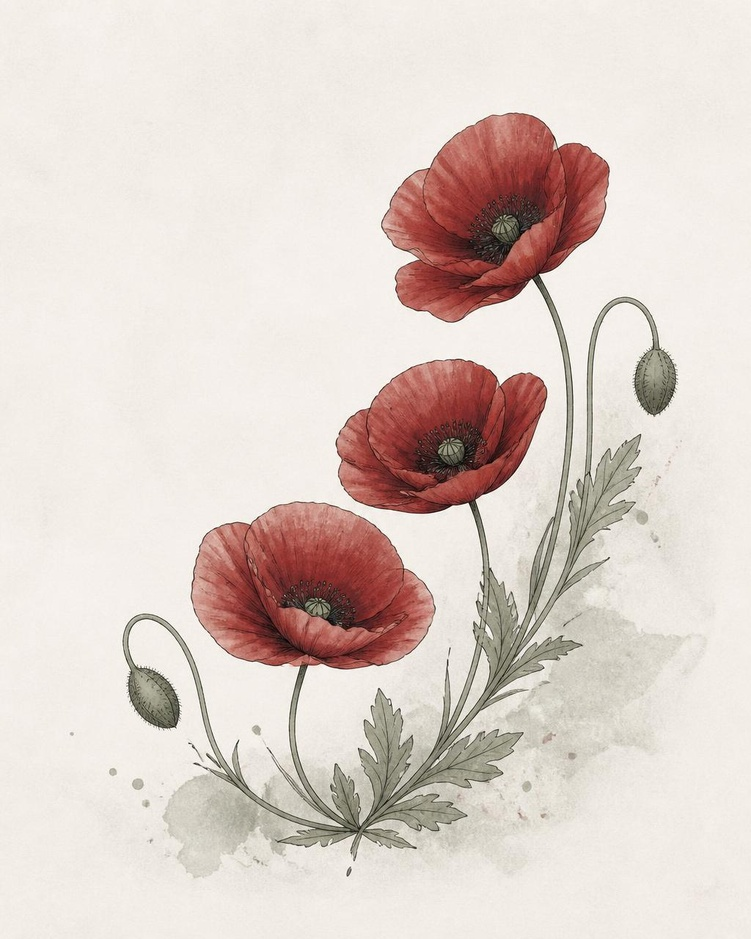
#> input picture src/assets/hero/poppy-hero-02.jpg, 751 x 939 px, shrunk from 1024 x 1280 before the run
$ python make_transparent_hero.py
#> lines starting #> are read from the running program, lines starting #| are printed output that depends on the picture
from pathlib import Path

import numpy as np
from PIL import Image, ImageFilter

ROOT = Path(__file__).resolve().parents[1]
SOURCE = ROOT / "src" / "assets" / "hero" / "poppy-hero-02.jpg"
TARGET = ROOT / "src" / "assets" / "hero" / "poppy-hero-02-transparent.png"

image = Image.open(SOURCE).convert("RGB")
#> image is the input picture: PIL image 751x939 RGB; mean R, G, B 222, 209.2, 202.4
rgb = np.asarray(image, dtype=np.float32) / 255.0

# The paper tone is sampled from clean corner regions, so the botanical
# watercolour remains intact while the warm JPG background becomes alpha.
corner = 96
samples = np.concatenate(
    [
        rgb[:corner, :corner].reshape(-1, 3),
        rgb[:corner, -corner:].reshape(-1, 3),
        rgb[-corner:, :corner].reshape(-1, 3),
        rgb[-corner:, -corner:].reshape(-1, 3),
    ]
)
paper = np.percentile(samples, 90, axis=0)
#> paper = [0.957, 0.937, 0.914]

raw_alpha = np.max(np.clip((paper - rgb) / np.maximum(paper, 1e-6), 0.0, 1.0), axis=2)
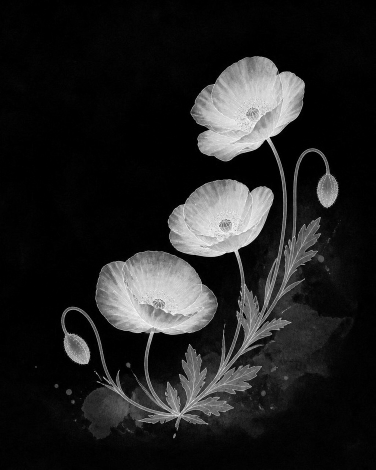
#> raw_alpha: shape (939, 751) float64 (shown at 1/2 size); min 0, max 1, mean 0.134
alpha = np.clip((raw_alpha - 0.025) / 0.975, 0.0, 1.0)
alpha = np.power(alpha, 0.82)
alpha_image = Image.fromarray(np.uint8(alpha * 255), mode="L").filter(ImageFilter.GaussianBlur(0.45))
alpha = np.asarray(alpha_image, dtype=np.float32) / 255.0

safe_alpha = np.maximum(alpha[..., None], 1 / 255)
foreground = (rgb - paper * (1.0 - safe_alpha)) / safe_alpha
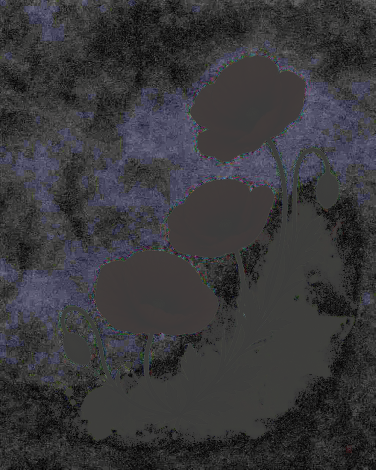
#> foreground: shape (939, 751, 3) float64 (shown at 1/2 size); mean R, G, B -0.158, -0.207, 0.0504; drawn with min black and max white
foreground = np.clip(foreground, 0.0, 1.0)
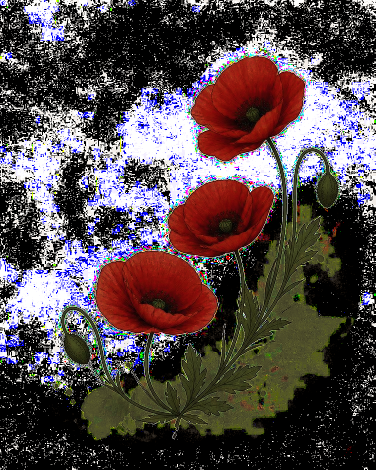
#> foreground: shape (939, 751, 3) float64 (shown at 1/2 size); mean R, G, B 0.338, 0.292, 0.297

rgba = np.dstack((np.uint8(foreground * 255), np.uint8(alpha * 255)))
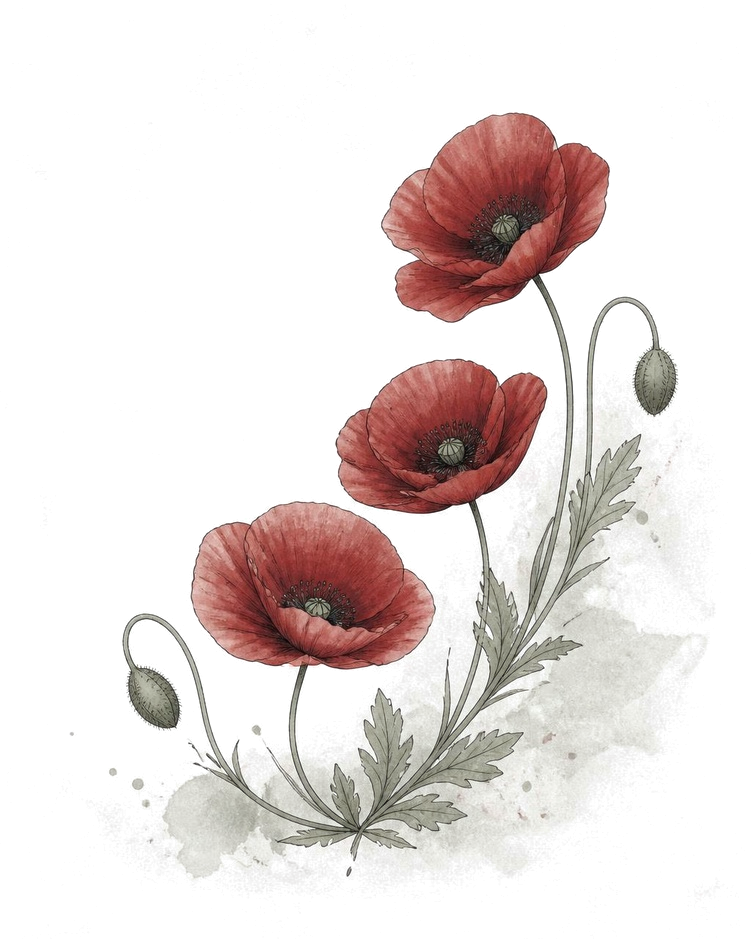
#> rgba: shape (939, 751, 4); mean R, G, B, A 85.9, 74.1, 75.5, 35.3; transparent parts drawn white
Image.fromarray(rgba, mode="RGBA").save(TARGET, optimize=True)
print(f"created={TARGET}")
print(f"paper_rgb={tuple(np.uint8(paper * 255))}")
#| paper_rgb=(244, 239, 233)
print(f"opaque_pixels={(alpha > 0.98).sum()}")
#| opaque_pixels=16
print(f"visible_pixels={(alpha > 0.02).sum()}")
#| visible_pixels=224351

$ run again, with src/assets/hero/poppy-hero-01.jpg copied over src/assets/hero/poppy-hero-02.jpg
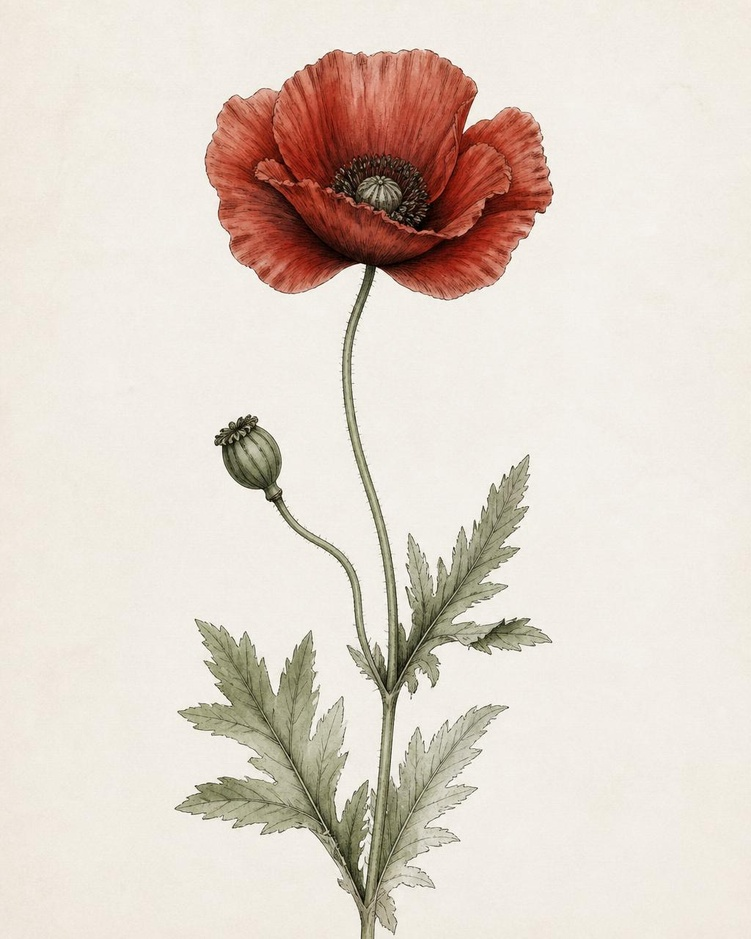
#> input picture src/assets/hero/poppy-hero-01.jpg, 751 x 939 px, shrunk from 1024 x 1280 before the run
#> image is the input picture: PIL image 751x939 RGB; mean R, G, B 224.5, 213.1, 203.1
#> paper = [0.953, 0.933, 0.898]
#> `foreground = np.clip(foreground, 0.0, 1.0)`:
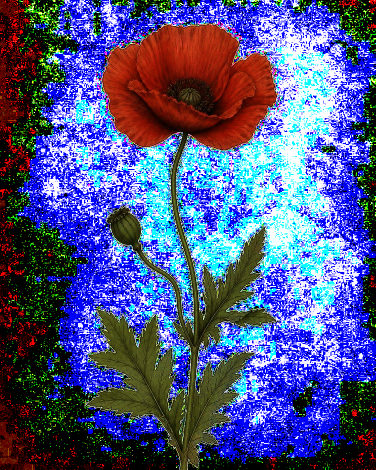
#> foreground: shape (939, 751, 3) float64 (shown at 1/2 size); mean R, G, B 0.309, 0.337, 0.544
#> `rgba = np.dstack((np.uint8(foreground * 255), np.uint8(alpha * 255)))`:
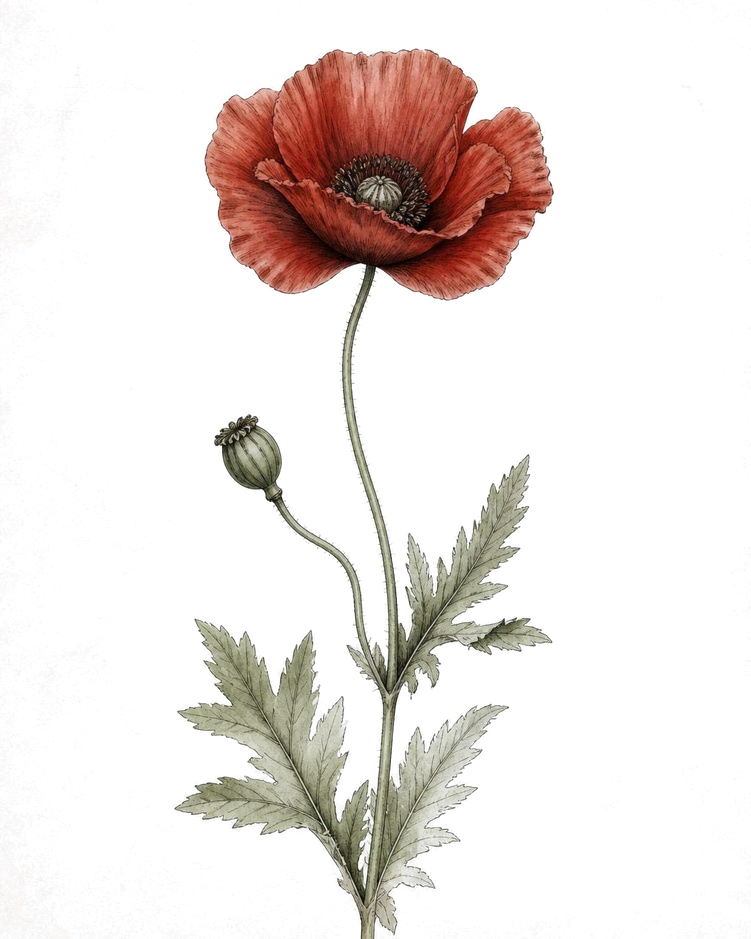
#> rgba: shape (939, 751, 4); mean R, G, B, A 78.5, 85.8, 138.5, 31; transparent parts drawn white
#| paper_rgb=(243, 238, 229)
#| opaque_pixels=2021
#| visible_pixels=144991

$ run again, with src/assets/hero/poppy-hero-03.jpg copied over src/assets/hero/poppy-hero-02.jpg
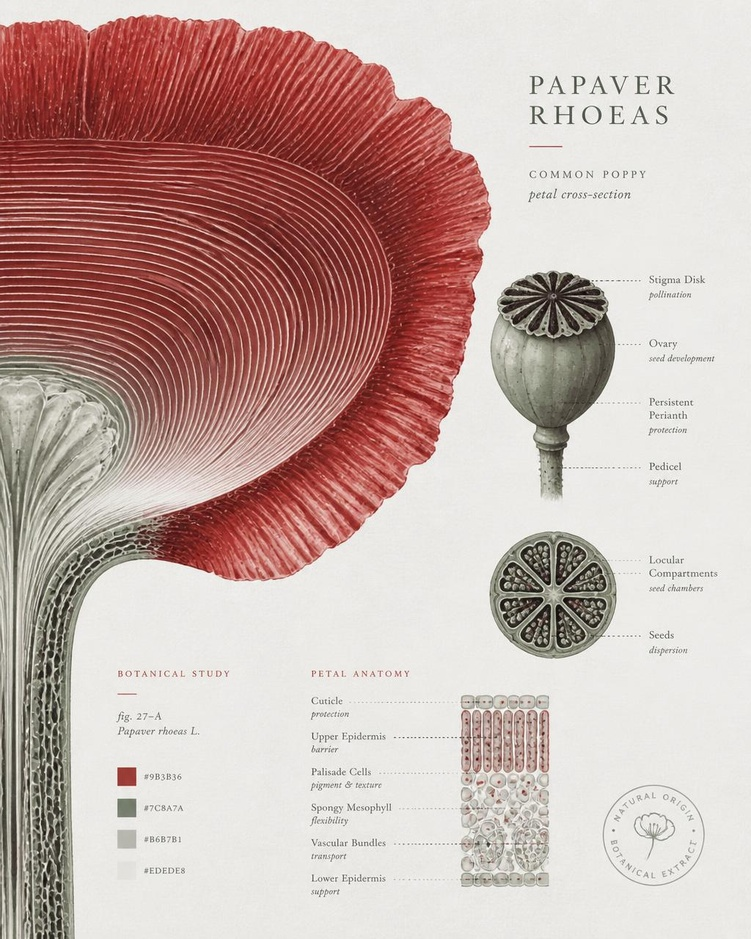
#> input picture src/assets/hero/poppy-hero-03.jpg, 751 x 939 px, shrunk from 1024 x 1280 before the run
#> image is the input picture: PIL image 751x939 RGB; mean R, G, B 198, 173.9, 168.4
#> paper = [0.925, 0.922, 0.91]
#> `foreground = np.clip(foreground, 0.0, 1.0)`:
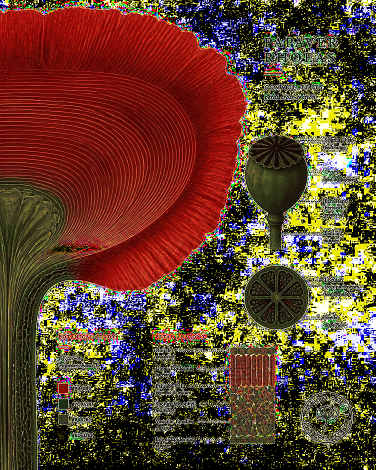
#> foreground: shape (939, 751, 3) float64 (shown at 1/2 size); mean R, G, B 0.389, 0.254, 0.164
#> `rgba = np.dstack((np.uint8(foreground * 255), np.uint8(alpha * 255)))`:
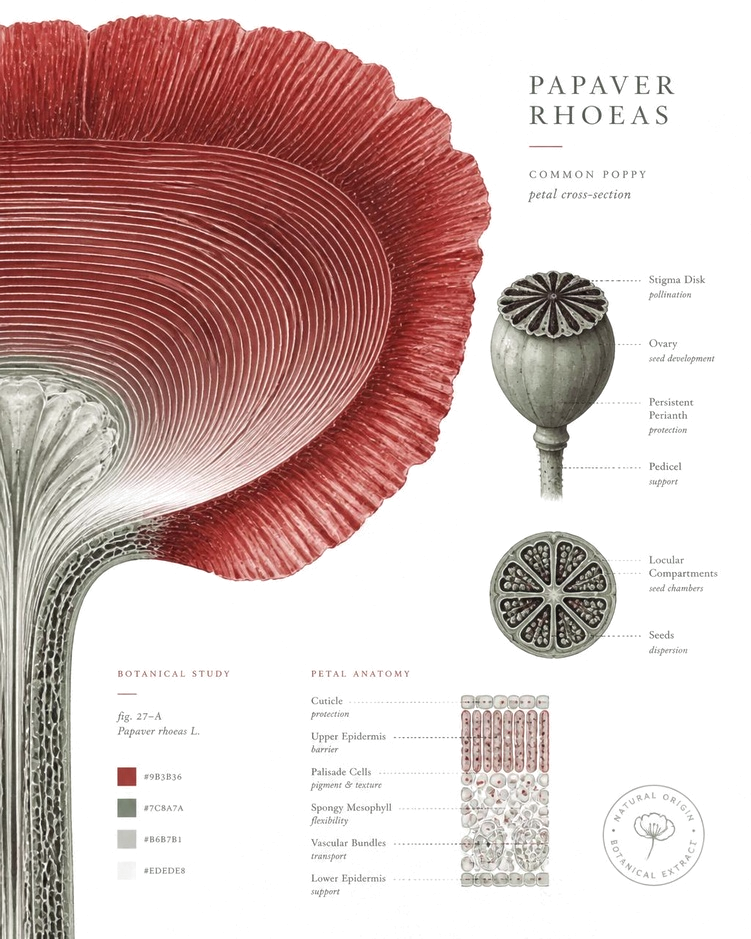
#> rgba: shape (939, 751, 4); mean R, G, B, A 98.9, 64.4, 41.6, 73.2; transparent parts drawn white
#| paper_rgb=(236, 235, 232)
#| opaque_pixels=0
#| visible_pixels=337401
